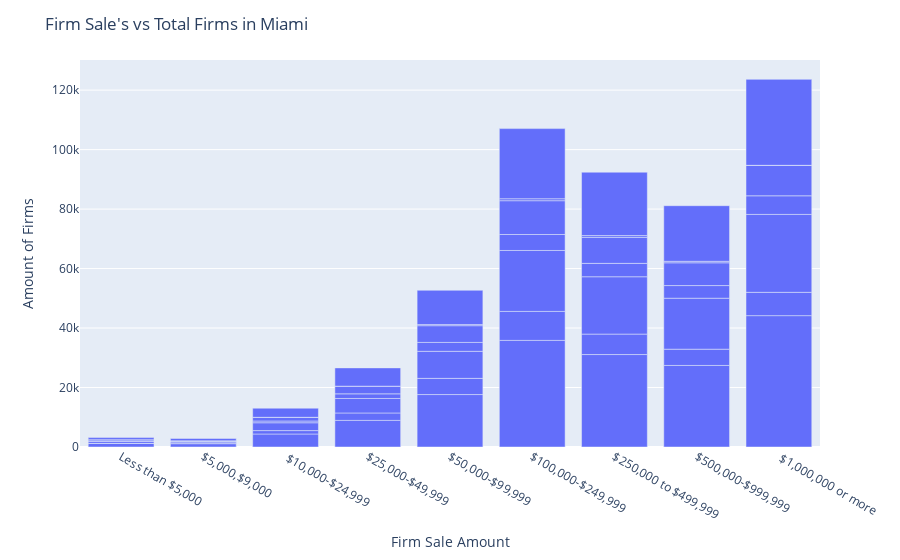

Here is the notebook cell this chart was saved with:
### Code cell
fig = px.bar(final_miami, y='Amount_of_Firms', x='Firm_Sale_Amount')
fig.update_layout(
    xaxis_title="Firm Sale Amount",
    yaxis_title="Amount of Firms"
)
fig.update_layout(title="Firm Sale's vs Total Firms in Miami")
fig.show()

### Figure 1 — Plotly figure (JSON) as saved in the notebook; plotly's stock layout.template omitted (floating-point values rounded to 4 significant figures)
{"data": [{"alignmentgroup": "True", "hovertemplate": "Firm_Sale_Amount=%{x}<br>Amount_of_Firms=%{y}<extra></extra>", "legendgroup": "", "marker": {"color": "#636efa", "pattern": {"shape": ""}}, "name": "", "offsetgroup": "", "orientation": "v", "showlegend": false, "textposition": "auto", "type": "bar", "x": ["Less than $5,000", "$5,000,$9,000", " $10,000-$24,999", "$25,000-$49,999", "$50,000-$99,999", "$100,000-$249,999", "$250,000 to $499,999", "$500,000-$999,999", " $1,000,000 or more", "Less than $5,000", "$5,000,$9,000", " $10,000-$24,999", "$25,000-$49,999", "$50,000-$99,999", "$100,000-$249,999", "$250,000 to $499,999", "$500,000-$999,999", " $1,000,000 or more", "Less than $5,000", "$5,000,$9,000", " $10,000-$24,999", "$25,000-$49,999", "$50,000-$99,999", "$100,000-$249,999", "$250,000 to $499,999", "$500,000-$999,999", " $1,000,000 or more", "Less than $5,000", "$5,000,$9,000", " $10,000-$24,999", "$25,000-$49,999", "$50,000-$99,999", "$100,000-$249,999", "$250,000 to $499,999", "$500,000-$999,999", " $1,000,000 or more", "Less than $5,000", "$5,000,$9,000", " $10,000-$24,999", "$25,000-$49,999", "$50,000-$99,999", "$100,000-$249,999", "$250,000 to $499,999", "$500,000-$999,999", " $1,000,000 or more", "Less than $5,000", "$5,000,$9,000", " $10,000-$24,999", "$25,000-$49,999", "$50,000-$99,999", "$100,000-$249,999", "$250,000 to $499,999", "$500,000-$999,999", " $1,000,000 or more", "Less than $5,000", "$5,000,$9,000", " $10,000-$24,999", "$25,000-$49,999", "$50,000-$99,999", "$100,000-$249,999", "$250,000 to $499,999", "$500,000-$999,999", " $1,000,000 or more"], "xaxis": "x", "y": [1233, 1115, 4375, 8950, 17632, 35846, 31088, 27422, 44173, 0, 291, 1139, 2495, 5443, 9747, 6877, 5469, 7837, 775, 661, 2641, 4871, 9104, 20485, 19283, 17139, 26192, 0, 0, 587, 1560, 2988, 5371, 4499, 4250, 6267, 450, 0, 1249, 2580, 5627, 11372, 8749, 7658, 10243, 0, 0, 0, 0, 365, 656, 597, 503, 0, 706, 804, 3061, 6146, 11540, 23576, 21312, 18695, 28908], "yaxis": "y"}], "layout": {"barmode": "relative", "legend": {"tracegroupgap": 0}, "margin": {"t": 60}, "title": {"text": "Firm Sale's vs Total Firms in Miami"}, "xaxis": {"anchor": "y", "domain": [0, 1], "title": {"text": "Firm Sale Amount"}}, "yaxis": {"anchor": "x", "domain": [0, 1], "title": {"text": "Amount of Firms"}}}}
